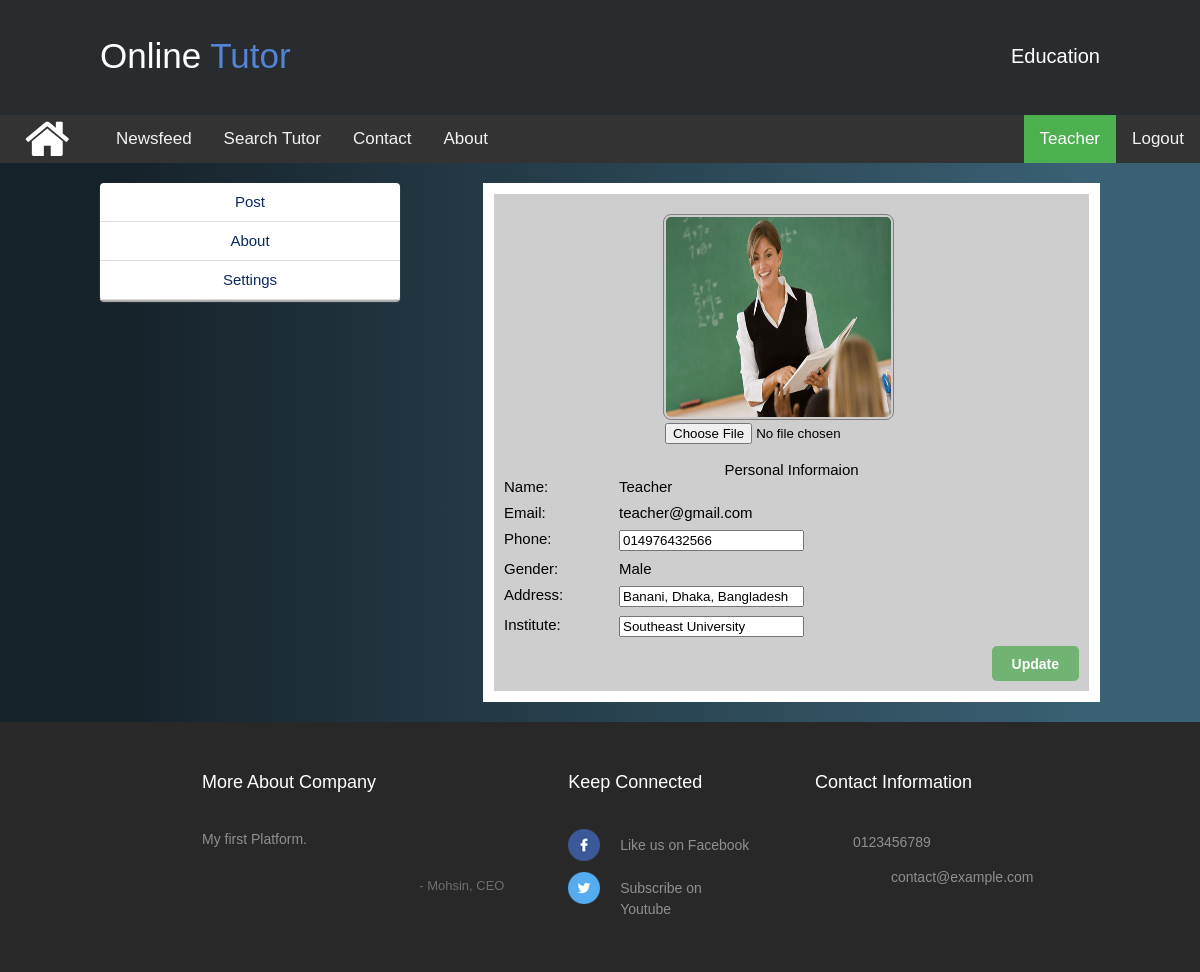
/updateinfo.php (signed in), run on the app's committed database.
### tables this page shows
CREATE TABLE IF NOT EXISTS `user` (
  `id` int(11) NOT NULL AUTO_INCREMENT,
  `fullname` varchar(150) NOT NULL,
  `gender` varchar(6) NOT NULL,
  `email` varchar(40) NOT NULL,
  `phone` varchar(15) NOT NULL,
  `address` varchar(200) NOT NULL DEFAULT '',
  `pass` varchar(50) NOT NULL,
  `confirmcode` varchar(7) NOT NULL,
  `activation` varchar(3) NOT NULL DEFAULT '',
  `type` varchar(10) NOT NULL,
  `user_pic` text,
  `last_logout` timestamp NOT NULL DEFAULT CURRENT_TIMESTAMP ON UPDATE CURRENT_TIMESTAMP,
  `online` varchar(5) NOT NULL DEFAULT 'no',
  PRIMARY KEY (`id`)
);

CREATE TABLE IF NOT EXISTS `tutor` (
  `id` int(11) NOT NULL AUTO_INCREMENT,
  `t_id` int(11) NOT NULL,
  `inst_name` varchar(150) NOT NULL,
  `prefer_sub` text NOT NULL,
  `class` text NOT NULL,
  `medium` text NOT NULL,
  `prefer_location` text NOT NULL,
  `salary` varchar(15) NOT NULL,
  PRIMARY KEY (`id`)
);

### updateinfo.php (the view, shortened to what this page needs)
<?php
 include ( "inc/connection.inc.php" );
if (!isset($_SESSION['user_login'])) {
	$user = "";
}
else {
	$user = $_SESSION['user_login'];
	$result = $con->query("SELECT * FROM user WHERE id='$user'");
		$get_user_name = $result->fetch_assoc();
			$uname_db = $get_user_name['fullname'];
			$email_db = $get_user_name['email'];
			$uphone_db = $get_user_name['phone'];
			$pro_pic_db = $get_user_name['user_pic'];
			$uaddress_db = $get_user_name['address'];
			$ugender_db = $get_user_name['gender'];
			$utype_db = $get_user_name['type'];
			$result1 = $con->query("SELECT * FROM tutor WHERE t_id='$user' ORDER BY id DESC");
		$get_tutor_name = $result1->fetch_assoc();
			$uinst_db = $get_tutor_name['inst_name'];
}
?>
<!DOCTYPE html>
<html>
<head>
	<link rel="stylesheet" type="text/css" href="css/style.css">
	<link href="css/footer.css" rel="stylesheet" type="text/css" media="all" />
	<link rel="stylesheet" type="text/css" href="css/homemenu.css">
    <link rel="stylesheet" href="https://maxcdn.bootstrapcdn.com/font-awesome/4.3.0/css/font-awesome.min.css">
</head>
<body class="body1">
<div>
	<div>
		<header class="header">
			<div class="header-cont">
				<?php
					include 'inc/banner.inc.php';
				?>
			</div>
		</header>
		<div class="topnav">
			<div class="parent2">
		  <div class="test1 bimage1"><a href=""><img src="image/tech.png" title="IT Solution" style="border-radius: 50%;" width="42" height="42"></a></div>
		  <div class="test2"><a href="#"><img src="image/eventmgt.png" title="Event Management" width="42" height="42" style="border-radius: 50%;"></a></div>
		  <div class="test3"><a href="#"><img src="image/photography.png" title="Photography" width="42" height="42" style="border-radius: 50%;"></a></div>
		  <div class="test4"><a href="#"><img src="image/teaching.png" title="Tution" style="border-radius: 50%;" width="42" height="42"></a></div>
		  <div class="mask2"><i class="fa fa-home fa-3x"></i></div>
		</div>
			<a class="navlink" href="index.php" style="margin: 0px 0px 0px 100px;">Newsfeed</a>
			<a class="navlink" href="#news">Search Tutor</a>
			<a class="navlink" href="#contact">Contact</a>
			<a class="navlink" href="#about">About</a>
			<div style="float: right;" >
				<table>
					<tr>
						<?php
							if($user != ""){
								echo '<td>
							<a class="active navlink" href="profile.php?uid='.$user.'">'.$uname_db.'</a>
						</td>
						<td>
							<a class="navlink" href="logout.php">Logout</a>
						</td>';
							}
						?>
					</tr>
				</table>
			</div>
		</div>
	</div>
	<div style="margin: 20px; overflow: hidden;">
		<div style="width: 1000px; margin: 0 auto;">
			<ul>
				<li style="float: left;">
					<div class="settingsleftcontent">
						<ul>
							<li><?php echo '<a href="profile.php?uid='.$user.'" >Post</a>'; ?></li>
							<li><?php echo '<a href="aboutme.php?uid='.$user.'">About</a>'; ?></li>
							<li><?php echo '<a href="settings.php">Settings</a>'; ?></li>
						</ul>
					</div>
				</li>
				<li style="float: right;">
								<form action="" method="POST" class="registration" enctype="multipart/form-data">
								<?php
									echo '
										<div class="holecontainer">
										<div class="nfbody">
										<div class="p_body">';
												echo'
											<div class="" style="text-align: center; padding-right: 26px;">';
												if (file_exists('image/profilepic/'.$pro_pic_db.'')){
													echo '<img src="image/profilepic/'.$pro_pic_db.'" class="home-prodlist-imgi">';
												}else {
													echo'<div class="home-prodlist-imgi" style="text-align: center; padding: 0 0 6px 0;">No Image Found!</div>';
												}
											echo '</div><div style="text-align: center;"><input type="file" name="profilepic" value="Choose"/></div></br>
											<h2 style="text-align: center;">Personal Informaion</h2>
											<div class="itemrow">
									  			<div style="width: 20%; float: left;">
									  				<label>Name: </label>
									  			</div>
									  			<div style="width: 80%; float: left;">
									  				<span>'.$uname_db.'</span>
									  			</div>
								  			</div>
											<div class="itemrow">
									  			<div style="width: 20%; float: left;">
									  				<label>Email: </label>
									  			</div>
									  			<div style="width: 80%; float: left;">
									  				<span>'.$email_db.'</span>
									  			</div>
								  			</div>
											<div class="itemrow">
									  			<div style="width: 20%; float: left;">
									  				<label>Phone: </label>
									  			</div>
									  			<div style="width: 80%; float: left;">
									  				<input type="text" name="phone" value="'.$uphone_db.'"/>
									  			</div>
								  			</div>
											<div class="itemrow">
									  			<div style="width: 20%; float: left;">
									  				<label>Gender: </label>
									  			</div>
									  			<div style="width: 80%; float: left;">
									  				<span>'.ucfirst($ugender_db).'</span>
									  			</div>
								  			</div>
											<div class="itemrow">
									  			<div style="width: 20%; float: left;">
									  				<label>Address: </label>
									  			</div>
									  			<div style="width: 80%; float: left;">
									  				<input type="text" name="address" value="'.$uaddress_db.'"/>
									  			</div>
								  			</div>
											';
												if($utype_db == "student"){
												}else if($utype_db == "teacher"){
													echo '
														<div class="itemrow">
												  			<div style="width: 20%; float: left;">
												  				<label>Institute: </label>
												  			</div>
												  			<div style="width: 80%; float: left;">
												  				<input type="text" name="inst_nm" value="'.$uinst_db.'"/>
												  			</div>
											  			</div>';
												}
											 echo'<input type="submit" class="sub_button" name="updatepic" value="Update"/></br></div><br>
										</div></div>'
								 ?>
							</form>
					</div>
		</div>
	</div>
	<div>
	<?php
		include 'inc/footer.inc.php';
	?>
	</div>
</body>
</html>

### css/style.css (style rules this page uses)
body { width: 100%; margin: 0 auto; background-color: #ddd; font-size: 14px; }
header { background-color: #00695C; height: 101px; }
.body1 { margin: 0 auto; font-family: Verdana, Geneva, sans-serif; }
.header { background-color:#292c2f; box-shadow:0 1px 1px #ccc; padding: 4px 100px; color: #ffffff; box-sizing: border-box; top:100px; -webkit-transition:top 0.3s; transition:top 0.3s; text-align: center; margin: 0 auto; height: 115px; top: 0; left: 0; z-index: 1; }
.topnav { overflow: hidden; background-color: #333; }
.topnav .navlink { float: left; display: block; color: #f2f2f2; text-align: center; padding: 14px 16px; text-decoration: none; font-size: 17px; }
.topnav .navlink.active { background-color: #4CAF50; color: white; }
.holecontainer { width: 615px; background-color: #fff; padding: 1px; }
.nfbody { background-color: #cecece; margin: 10px; padding: 10px; }
.p_body { margin: 10px 0 0 0; font-size: 15px; }
.p_body span { font-weight: 200; }
.settingsleftcontent { width: 300px; color: #7C7979; line-height: 1.2; padding: 0; text-align: justify; background-color: #FFFFFF; -webkit-box-shadow: 0 2px 1px 0 #B5B2B2; box-shadow: 0 2px 1px 0 #B5B2B2; border-radius: 4px; }
.settingsleftcontent ul { list-style: none; }
.settingsleftcontent ul li { list-style: none; border-bottom: 1px solid #ddd; text-align: center; }
.settingsleftcontent ul li a { clear: both; cursor: pointer; display: block; font-size: 15px; font-weight: normal; float: none; line-height: 18px; margin: 0; padding: 10px 20px; text-shadow: none; white-space: nowrap; color: #0C2860; text-decoration: none; text-align: center; }
.home-prodlist-imgi { height: 200px; width: 225px; padding: 2px; border: 1px solid #847b7b; border-radius: 8px; }
.itemrow { margin: 0 auto; width: 100%; padding-bottom: 9px; overflow: hidden; }
.sub_button { font-size: 14px; font-weight: 600; color: white; padding: 6px 20px; display: inline-block; float: right; text-decoration: none; height: 35px; -webkit-border-radius: 5px; -moz-border-radius: 5px; border-radius: 5px; background-color: #70b372; transition: all 0.1s linear 0s; top: 0px; position: relative; border: none; cursor: pointer; }

### css/footer.css (style rules this page uses)
html,body,div,span,applet,object,iframe,h1,h2,h3,h4,h5,h6,p,blockquote,pre,a,abbr,acronym,address,big,cite,code,del,dfn,em,img,ins,kbd,q,s,samp,small,strike,strong,sub,sup,tt,var,b,u,i,dl,dt,dd,ol,nav ul,nav li,fieldset,form,label,legend,table,caption,tbody,tfoot,thead,tr,th,td,article,aside,canvas,details,embed,figure,figcaption,footer,header,hgroup,menu,nav,output,ruby,section,summary,time,mark,audio,video { margin:0;padding:0;border:0;font-size:100%;font:inherit;vertical-align:baseline; }
article, aside, details, figcaption, figure,footer, header, hgroup, menu, nav, section { display: block; }
ol,ul { list-style:none;margin:0px;padding:0px; }
table { border-collapse:collapse;border-spacing:0; }
a { text-decoration:none; }

### data on the page
user: fullname "Teacher", user_pic (picture), email "teacher@gmail.com", phone "014976432566", gender "Male", address "Banani, Dhaka, Bangladesh"
tutor: inst_nm "Southeast University"
